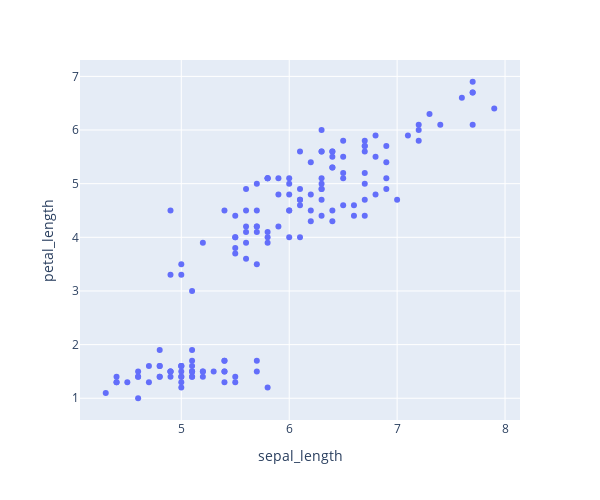

Write notebook code for a chart like this one.
### Markdown cell above
### Scatter Plot

### Code cell
fig = px.scatter(data_frame=iris, x="sepal_length", y='petal_length')
fig.update_layout(
    autosize = False,
    height=500,
    width=600
)
fig.show()

### Figure 1 — Plotly figure (JSON) as saved in the notebook; plotly's stock layout.template omitted (floating-point values rounded to 4 significant figures; data arrays with more than 128 entries replaced by an {"elided": "..."} marker saying what was removed)
{"data": [{"hoverlabel": {"namelength": 0}, "hovertemplate": "sepal_length=%{x}<br>petal_length=%{y}", "legendgroup": "", "marker": {"color": "#636efa", "symbol": "circle"}, "mode": "markers", "name": "", "showlegend": false, "type": "scatter", "x": {"elided": "150 float values"}, "xaxis": "x", "y": {"elided": "150 float values"}, "yaxis": "y"}], "layout": {"autosize": false, "height": 500, "legend": {"tracegroupgap": 0}, "margin": {"t": 60}, "width": 600, "xaxis": {"anchor": "y", "domain": [0, 1], "title": {"text": "sepal_length"}}, "yaxis": {"anchor": "x", "domain": [0, 1], "title": {"text": "petal_length"}}}}
